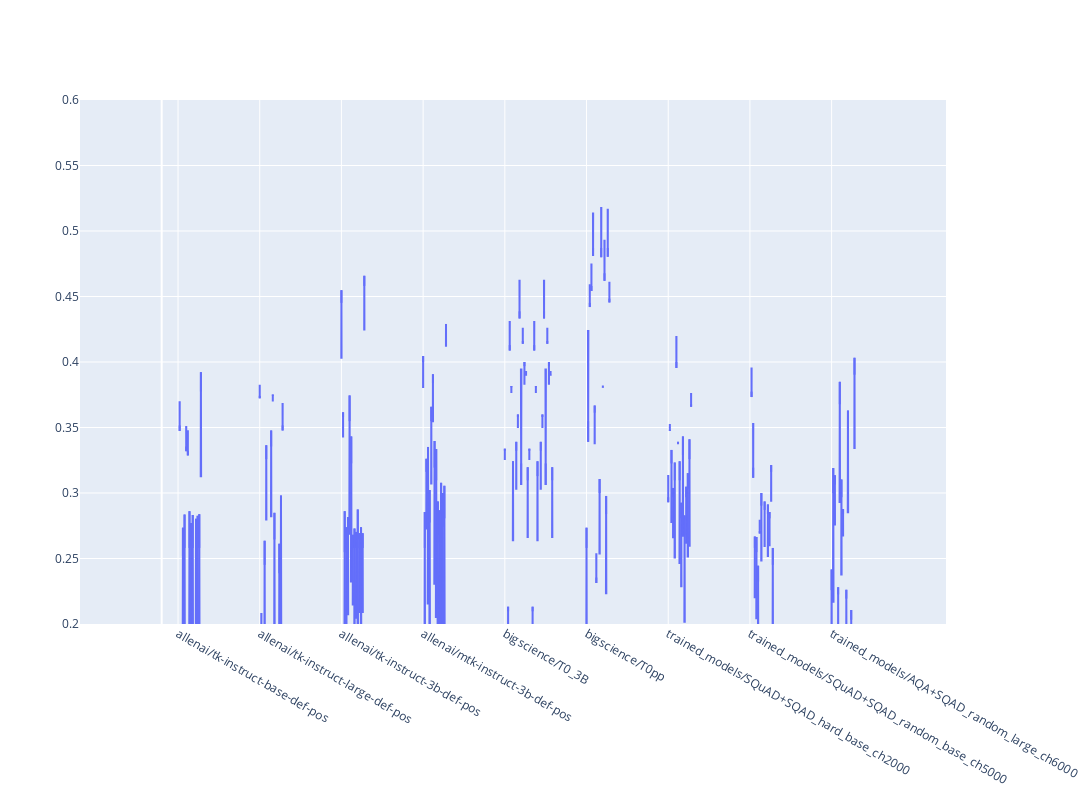

The code cell stored with this chart in its notebook:
### Code cell
import plotly
import plotly.figure_factory as ff
import numpy as np

x = []
y = []
u = []
v = []
idx = []
offsets = []

for i, model_id in enumerate(df["model"].unique()):
    offset = i*50 + 10
    num_vals = len(df[df["model"] == model_id])
    
    x.extend(offset + np.arange(len(df[df["model"] == model_id]["random_demos"])))
    y.extend(df[df["model"] == model_id]["random_demos"])
    u.extend(np.zeros(num_vals))
    v.extend(df[df["model"] == model_id]["difference"])
    idx.append(model_id)
    offsets.append(offset)
    
    c.extend(['#ff0000']*len(df[df["model"] == model_id]["random_demos"]))

fig = ff.create_quiver(x, y, u, v, hovertemplate="Accuracy: %{y}", scale=0.1, arrow_scale=10, angle=1)
fig.update_layout(yaxis_range=[0.2,0.6], xaxis_range=[-50, 480], width=1200, height=800)

fig.update_layout(
    xaxis = dict(
        tickmode = 'array',
        tickvals = offsets,
        ticktext = idx
    )
)

fig.show()

### Figure 1 — Plotly figure (JSON) as saved in the notebook; plotly's stock layout.template omitted (floating-point values rounded to 4 significant figures; data arrays with more than 128 entries replaced by an {"elided": "..."} marker saying what was removed)
{"data": [{"hovertemplate": "Accuracy: %{y}", "mode": "lines", "type": "scatter", "x": {"elided": "1050 float values"}, "y": {"elided": "1050 float values"}}], "layout": {"height": 800, "hovermode": "closest", "width": 1200, "xaxis": {"range": [-50, 480], "tickmode": "array", "ticktext": ["allenai/tk-instruct-base-def-pos", "allenai/tk-instruct-large-def-pos", "allenai/tk-instruct-3b-def-pos", "allenai/mtk-instruct-3b-def-pos", "bigscience/T0_3B", "bigscience/T0pp", "trained_models/SQuAD+SQAD_hard_base_ch2000", "trained_models/SQuAD+SQAD_random_base_ch5000", "trained_models/AQA+SQAD_random_large_ch6000"], "tickvals": [10, 60, 110, 160, 210, 260, 310, 360, 410], "type": "linear"}, "yaxis": {"range": [0.2, 0.6], "type": "linear"}}}
